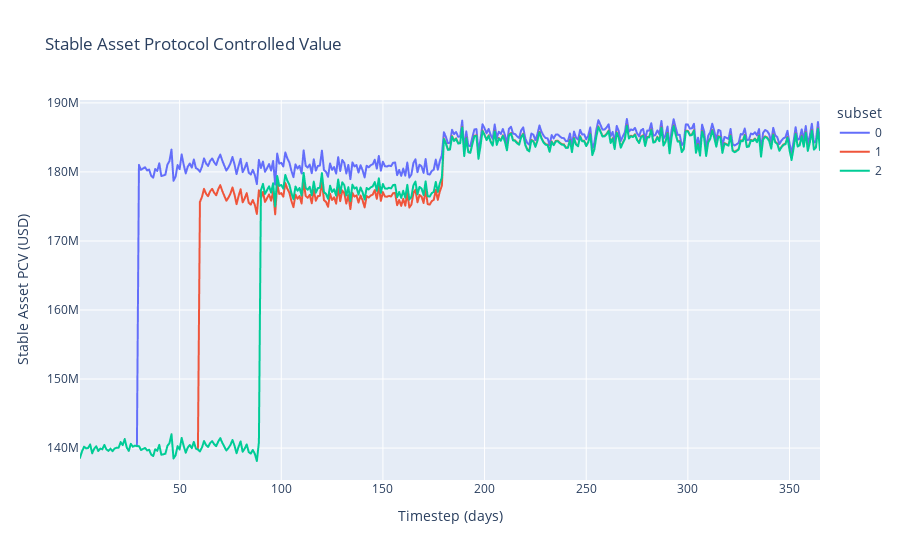

The notebook cell saved with this chart:
### Code cell
fig = df.query('run == 1').plot(
    x='timestep',
    y='total_stable_asset_pcv',
    title='Stable Asset Protocol Controlled Value',
    color='subset'
)

fig.update_xaxes(title='Timestep (days)')
fig.update_yaxes(title='Stable Asset PCV (USD)')

### Figure 1 — Plotly figure (JSON) as saved in the notebook; plotly's stock layout.template omitted (floating-point values rounded to 4 significant figures; data arrays with more than 128 entries replaced by an {"elided": "..."} marker saying what was removed)
{"data": [{"hovertemplate": "subset=0<br>timestep=%{x}<br>total_stable_asset_pcv=%{y}<extra></extra>", "legendgroup": "0", "line": {"color": "#636efa", "dash": "solid"}, "mode": "lines", "name": "0", "showlegend": true, "type": "scattergl", "x": {"elided": "365 int values"}, "xaxis": "x", "y": {"elided": "365 float values"}, "yaxis": "y"}, {"hovertemplate": "subset=1<br>timestep=%{x}<br>total_stable_asset_pcv=%{y}<extra></extra>", "legendgroup": "1", "line": {"color": "#EF553B", "dash": "solid"}, "mode": "lines", "name": "1", "showlegend": true, "type": "scattergl", "x": {"elided": "365 int values"}, "xaxis": "x", "y": {"elided": "365 float values"}, "yaxis": "y"}, {"hovertemplate": "subset=2<br>timestep=%{x}<br>total_stable_asset_pcv=%{y}<extra></extra>", "legendgroup": "2", "line": {"color": "#00cc96", "dash": "solid"}, "mode": "lines", "name": "2", "showlegend": true, "type": "scattergl", "x": {"elided": "365 int values"}, "xaxis": "x", "y": {"elided": "365 float values"}, "yaxis": "y"}], "layout": {"autosize": true, "legend": {"title": {"text": "subset"}, "tracegroupgap": 0}, "title": {"text": "Stable Asset Protocol Controlled Value"}, "xaxis": {"anchor": "y", "autorange": true, "domain": [0, 1], "range": [1, 365], "title": {"text": "Timestep (days)"}, "type": "linear"}, "yaxis": {"anchor": "x", "autorange": true, "domain": [0, 1], "range": [135400000.0, 190400000.0], "title": {"text": "Stable Asset PCV (USD)"}, "type": "linear"}}}
